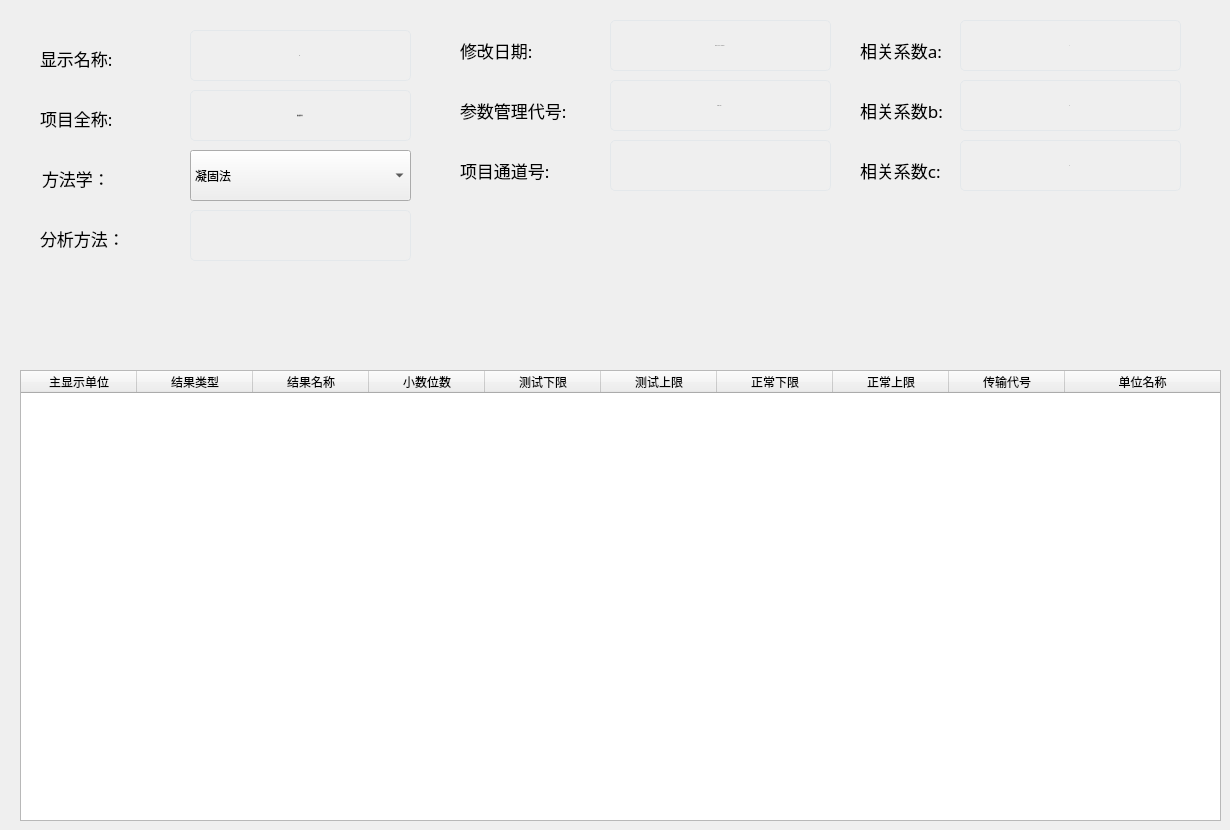
    <widget class="QWidget" name="tabProjectBase">
     <property name="styleSheet">
      <string notr="true">QWidget#page{
background-color: transparent;
}</string>
     </property>
     <widget class="QLineEdit" name="project_cn_name">
      <property name="geometry">
       <rect>
        <x>190</x>
        <y>90</y>
        <width>221</width>
        <height>51</height>
       </rect>
      </property>
      <property name="font">
       <font>
        <family>苹方 粗体</family>
        <pointsize>-1</pointsize>
        <weight>50</weight>
        <italic>false</italic>
        <bold>false</bold>
       </font>
      </property>
      <property name="focusPolicy">
       <enum>Qt::ClickFocus</enum>
      </property>
      <property name="styleSheet">
       <string notr="true">border:1px solid #E4E8EB;border-radius:5px;padding:2px 4px;background-color: transparent;color:#444444;
font:18px &quot;苹方 粗体&quot;;</string>
      </property>
      <property name="text">
       <string>凝血酶原时间</string>
      </property>
      <property name="alignment">
       <set>Qt::AlignCenter</set>
      </property>
     </widget>
     <widget class="QLabel" name="label_11">
      <property name="geometry">
       <rect>
        <x>42</x>
        <y>160</y>
        <width>81</width>
        <height>36</height>
       </rect>
      </property>
      <property name="font">
       <font>
        <family>苹方 粗体</family>
        <pointsize>13</pointsize>
        <weight>50</weight>
        <bold>false</bold>
       </font>
      </property>
      <property name="focusPolicy">
       <enum>Qt::NoFocus</enum>
      </property>
      <property name="text">
       <string>方法学：</string>
      </property>
     </widget>
     <widget class="QLineEdit" name="project_en_name">
      <property name="geometry">
       <rect>
        <x>190</x>
        <y>30</y>
        <width>221</width>
        <height>51</height>
       </rect>
      </property>
      <property name="font">
       <font>
        <family>苹方 粗体</family>
        <pointsize>-1</pointsize>
        <weight>50</weight>
        <italic>false</italic>
        <bold>false</bold>
       </font>
      </property>
      <property name="focusPolicy">
       <enum>Qt::ClickFocus</enum>
      </property>
      <property name="styleSheet">
       <string notr="true">border:1px solid #E4E8EB;border-radius:5px;padding:2px 4px;background-color: transparent;color:#444444;
font:18px &quot;苹方 粗体&quot;;</string>
      </property>
      <property name="text">
       <string>PT</string>
      </property>
      <property name="alignment">
       <set>Qt::AlignCenter</set>
      </property>
      <property name="readOnly">
       <bool>true</bool>
      </property>
     </widget>
     <widget class="QLabel" name="label_4">
      <property name="geometry">
       <rect>
        <x>40</x>
        <y>100</y>
        <width>81</width>
        <height>36</height>
       </rect>
      </property>
      <property name="font">
       <font>
        <family>苹方 粗体</family>
        <pointsize>13</pointsize>
        <weight>50</weight>
        <bold>false</bold>
       </font>
      </property>
      <property name="focusPolicy">
       <enum>Qt::NoFocus</enum>
      </property>
      <property name="text">
       <string>项目全称:</string>
      </property>
     </widget>
     <widget class="QLabel" name="label">
      <property name="geometry">
       <rect>
        <x>460</x>
        <y>30</y>
        <width>91</width>
        <height>41</height>
       </rect>
      </property>
      <property name="font">
       <font>
        <family>苹方 粗体</family>
        <pointsize>13</pointsize>
        <weight>50</weight>
        <bold>false</bold>
       </font>
      </property>
      <property name="focusPolicy">
       <enum>Qt::NoFocus</enum>
      </property>
      <property name="text">
       <string>修改日期:</string>
      </property>
     </widget>
     <widget class="QComboBox" name="test_analysis_method">
      <property name="enabled">
       <bool>true</bool>
      </property>
      <property name="geometry">
       <rect>
        <x>190</x>
        <y>150</y>
        <width>221</width>
        <height>51</height>
       </rect>
      </property>
      <property name="font">
       <font>
        <family>苹方 粗体</family>
        <weight>50</weight>
        <italic>false</italic>
        <bold>false</bold>
       </font>
      </property>
      <property name="focusPolicy">
       <enum>Qt::ClickFocus</enum>
      </property>
      <property name="layoutDirection">
       <enum>Qt::LeftToRight</enum>
      </property>
      <item>
       <property name="text">
        <string>凝固法</string>
       </property>
      </item>
      <item>
       <property name="text">
        <string>免疫比浊法</string>
       </property>
      </item>
      <item>
       <property name="text">
        <string>发色底物法</string>
       </property>
      </item>
     </widget>
     <widget class="QLabel" name="label_3">
      <property name="geometry">
       <rect>
        <x>40</x>
        <y>40</y>
        <width>81</width>
        <height>36</height>
       </rect>
      </property>
      <property name="font">
       <font>
        <family>苹方 粗体</family>
        <pointsize>13</pointsize>
        <weight>50</weight>
        <bold>false</bold>
       </font>
      </property>
      <property name="focusPolicy">
       <enum>Qt::NoFocus</enum>
      </property>
      <property name="text">
       <string>显示名称:</string>
      </property>
     </widget>
     <widget class="QLineEdit" name="change_time">
      <property name="geometry">
       <rect>
        <x>610</x>
        <y>20</y>
        <width>221</width>
        <height>51</height>
       </rect>
      </property>
      <property name="font">
       <font>
        <family>苹方 粗体</family>
        <pointsize>-1</pointsize>
        <weight>50</weight>
        <italic>false</italic>
        <bold>false</bold>
       </font>
      </property>
      <property name="focusPolicy">
       <enum>Qt::ClickFocus</enum>
      </property>
      <property name="styleSheet">
       <string notr="true">border:1px solid #E4E8EB;border-radius:5px;padding:2px 4px;background-color: transparent;color:#444444;
font:18px &quot;苹方 粗体&quot;;</string>
      </property>
      <property name="text">
       <string>2021/12/17 12:50:55</string>
      </property>
      <property name="alignment">
       <set>Qt::AlignCenter</set>
      </property>
      <property name="readOnly">
       <bool>true</bool>
      </property>
     </widget>
     <widget class="QLineEdit" name="manager_id">
      <property name="geometry">
       <rect>
        <x>610</x>
        <y>80</y>
        <width>221</width>
        <height>51</height>
       </rect>
      </property>
      <property name="font">
       <font>
        <family>苹方 粗体</family>
        <pointsize>-1</pointsize>
        <weight>50</weight>
        <italic>false</italic>
        <bold>false</bold>
       </font>
      </property>
      <property name="focusPolicy">
       <enum>Qt::ClickFocus</enum>
      </property>
      <property name="styleSheet">
       <string notr="true">border:1px solid #E4E8EB;border-radius:5px;padding:2px 4px;background-color: transparent;color:#444444;
font:18px &quot;苹方 粗体&quot;;</string>
      </property>
      <property name="text">
       <string>21081901</string>
      </property>
      <property name="alignment">
       <set>Qt::AlignCenter</set>
      </property>
      <property name="readOnly">
       <bool>true</bool>
      </property>
     </widget>
     <widget class="QLabel" name="label_2">
      <property name="geometry">
       <rect>
        <x>460</x>
        <y>90</y>
        <width>121</width>
        <height>41</height>
       </rect>
      </property>
      <property name="font">
       <font>
        <family>苹方 粗体</family>
        <pointsize>13</pointsize>
        <weight>50</weight>
        <bold>false</bold>
       </font>
      </property>
      <property name="focusPolicy">
       <enum>Qt::NoFocus</enum>
      </property>
      <property name="text">
       <string>参数管理代号:</string>
      </property>
     </widget>
     <widget class="CusCheckBox" name="is_used" native="true">
      <property name="geometry">
       <rect>
        <x>1040</x>
        <y>200</y>
        <width>181</width>
        <height>51</height>
       </rect>
      </property>
      <property name="font">
       <font>
        <family>苹方 粗体</family>
        <pointsize>13</pointsize>
       </font>
      </property>
     </widget>
     <widget class="CusCheckBox" name="is_related" native="true">
      <property name="geometry">
       <rect>
        <x>850</x>
        <y>200</y>
        <width>181</width>
        <height>51</height>
       </rect>
      </property>
      <property name="font">
       <font>
        <family>苹方 粗体</family>
        <pointsize>13</pointsize>
       </font>
      </property>
     </widget>
     <widget class="QTableWidget" name="resultTable">
      <property name="geometry">
       <rect>
        <x>20</x>
        <y>370</y>
        <width>1201</width>
        <height>451</height>
       </rect>
      </property>
      <property name="font">
       <font>
        <family>苹方 粗体</family>
        <pointsize>11</pointsize>
       </font>
      </property>
      <property name="focusPolicy">
       <enum>Qt::NoFocus</enum>
      </property>
      <property name="styleSheet">
       <string notr="true"/>
      </property>
      <property name="showGrid">
       <bool>false</bool>
      </property>
      <property name="columnCount">
       <number>10</number>
      </property>
      <attribute name="horizontalHeaderMinimumSectionSize">
       <number>25</number>
      </attribute>
      <attribute name="horizontalHeaderDefaultSectionSize">
       <number>116</number>
      </attribute>
      <attribute name="horizontalHeaderStretchLastSection">
       <bool>true</bool>
      </attribute>
      <attribute name="verticalHeaderVisible">
       <bool>false</bool>
      </attribute>
      <column>
       <property name="text">
        <string>主显示单位</string>
       </property>
      </column>
      <column>
       <property name="text">
        <string>结果类型</string>
       </property>
      </column>
      <column>
       <property name="text">
        <string>结果名称</string>
       </property>
      </column>
      <column>
       <property name="text">
        <string>小数位数</string>
       </property>
      </column>
      <column>
       <property name="text">
        <string>测试下限</string>
       </property>
      </column>
      <column>
       <property name="text">
        <string>测试上限</string>
       </property>
      </column>
      <column>
       <property name="text">
        <string>正常下限</string>
       </property>
      </column>
      <column>
       <property name="text">
        <string>正常上限</string>
       </property>
      </column>
      <column>
       <property name="text">
        <string>传输代号</string>
       </property>
      </column>
      <column>
       <property name="text">
        <string>单位名称</string>
       </property>
      </column>
     </widget>
     <widget class="CusCheckBox" name="ckxCalibrationUsed" native="true">
      <property name="geometry">
       <rect>
        <x>20</x>
        <y>290</y>
        <width>251</width>
        <height>51</height>
       </rect>
      </property>
      <property name="font">
       <font>
        <family>苹方 粗体</family>
        <pointsize>13</pointsize>
       </font>
      </property>
     </widget>
     <widget class="CusCheckBox" name="ckxRUsed" native="true">
      <property name="geometry">
       <rect>
        <x>270</x>
        <y>290</y>
        <width>251</width>
        <height>51</height>
       </rect>
      </property>
      <property name="font">
       <font>
        <family>苹方 粗体</family>
        <pointsize>13</pointsize>
       </font>
      </property>
     </widget>
     <widget class="CusCheckBox" name="ckxINRUsed" native="true">
      <property name="geometry">
       <rect>
        <x>520</x>
        <y>290</y>
        <width>251</width>
        <height>51</height>
       </rect>
      </property>
      <property name="font">
       <font>
        <family>苹方 粗体</family>
        <pointsize>13</pointsize>
       </font>
      </property>
     </widget>
     <widget class="CusCheckBox" name="ckxMdaUsed" native="true">
      <property name="geometry">
       <rect>
        <x>770</x>
        <y>290</y>
        <width>251</width>
        <height>51</height>
       </rect>
      </property>
      <property name="font">
       <font>
        <family>苹方 粗体</family>
        <pointsize>13</pointsize>
       </font>
      </property>
     </widget>
     <widget class="QLabel" name="label_5">
      <property name="geometry">
       <rect>
        <x>860</x>
        <y>30</y>
        <width>121</width>
        <height>41</height>
       </rect>
      </property>
      <property name="font">
       <font>
        <family>苹方 粗体</family>
        <pointsize>13</pointsize>
        <weight>50</weight>
        <bold>false</bold>
       </font>
      </property>
      <property name="focusPolicy">
       <enum>Qt::NoFocus</enum>
      </property>
      <property name="text">
       <string>相关系数a:</string>
      </property>
     </widget>
     <widget class="QLineEdit" name="xishu_a">
      <property name="geometry">
       <rect>
        <x>960</x>
        <y>20</y>
        <width>221</width>
        <height>51</height>
       </rect>
      </property>
      <property name="font">
       <font>
        <family>苹方 粗体</family>
        <pointsize>-1</pointsize>
        <weight>50</weight>
        <italic>false</italic>
        <bold>false</bold>
       </font>
      </property>
      <property name="focusPolicy">
       <enum>Qt::ClickFocus</enum>
      </property>
      <property name="styleSheet">
       <string notr="true">border:1px solid #E4E8EB;border-radius:5px;padding:2px 4px;background-color: transparent;color:#444444;
font:18px &quot;苹方 粗体&quot;;</string>
      </property>
      <property name="text">
       <string>1</string>
      </property>
      <property name="alignment">
       <set>Qt::AlignCenter</set>
      </property>
      <property name="readOnly">
       <bool>false</bool>
      </property>
     </widget>
     <widget class="QLabel" name="label_6">
      <property name="geometry">
       <rect>
        <x>860</x>
        <y>90</y>
        <width>121</width>
        <height>41</height>
       </rect>
      </property>
      <property name="font">
       <font>
        <family>苹方 粗体</family>
        <pointsize>13</pointsize>
        <weight>50</weight>
        <bold>false</bold>
       </font>
      </property>
      <property name="focusPolicy">
       <enum>Qt::NoFocus</enum>
      </property>
      <property name="text">
       <string>相关系数b:</string>
      </property>
     </widget>
     <widget class="QLineEdit" name="xishu_b">
      <property name="geometry">
       <rect>
        <x>960</x>
        <y>80</y>
        <width>221</width>
        <height>51</height>
       </rect>
      </property>
      <property name="font">
       <font>
        <family>苹方 粗体</family>
        <pointsize>-1</pointsize>
        <weight>50</weight>
        <italic>false</italic>
        <bold>false</bold>
       </font>
      </property>
      <property name="focusPolicy">
       <enum>Qt::ClickFocus</enum>
      </property>
      <property name="styleSheet">
       <string notr="true">border:1px solid #E4E8EB;border-radius:5px;padding:2px 4px;background-color: transparent;color:#444444;
font:18px &quot;苹方 粗体&quot;;</string>
      </property>
      <property name="text">
       <string>0</string>
      </property>
      <property name="alignment">
       <set>Qt::AlignCenter</set>
      </property>
      <property name="readOnly">
       <bool>false</bool>
      </property>
     </widget>
     <widget class="QLabel" name="label_12">
      <property name="geometry">
       <rect>
        <x>460</x>
        <y>150</y>
        <width>121</width>
        <height>41</height>
       </rect>
      </property>
      <property name="font">
       <font>
        <family>苹方 粗体</family>
        <pointsize>13</pointsize>
        <weight>50</weight>
        <bold>false</bold>
       </font>
      </property>
      <property name="focusPolicy">
       <enum>Qt::NoFocus</enum>
      </property>
      <property name="text">
       <string>项目通道号:</string>
      </property>
     </widget>
     <widget class="QLineEdit" name="project_lis_code">
      <property name="geometry">
       <rect>
        <x>610</x>
        <y>140</y>
        <width>221</width>
        <height>51</height>
       </rect>
      </property>
      <property name="font">
       <font>
        <family>苹方 粗体</family>
        <pointsize>-1</pointsize>
        <weight>50</weight>
        <italic>false</italic>
        <bold>false</bold>
       </font>
      </property>
      <property name="focusPolicy">
       <enum>Qt::ClickFocus</enum>
      </property>
      <property name="styleSheet">
       <string notr="true">border:1px solid #E4E8EB;border-radius:5px;padding:2px 4px;background-color: transparent;color:#444444;
font:18px &quot;苹方 粗体&quot;;</string>
      </property>
      <property name="text">
       <string/>
      </property>
      <property name="alignment">
       <set>Qt::AlignCenter</set>
      </property>
      <property name="readOnly">
       <bool>false</bool>
      </property>
     </widget>
     <widget class="QLabel" name="label_39">
      <property name="geometry">
       <rect>
        <x>40</x>
        <y>220</y>
        <width>81</width>
        <height>36</height>
       </rect>
      </property>
      <property name="font">
       <font>
        <family>苹方 粗体</family>
        <pointsize>13</pointsize>
        <weight>50</weight>
        <bold>false</bold>
       </font>
      </property>
      <property name="focusPolicy">
       <enum>Qt::NoFocus</enum>
      </property>
      <property name="text">
       <string>分析方法：</string>
      </property>
     </widget>
     <widget class="QLineEdit" name="ldt_methon">
      <property name="geometry">
       <rect>
        <x>190</x>
        <y>210</y>
        <width>221</width>
        <height>51</height>
       </rect>
      </property>
      <property name="font">
       <font>
        <family>苹方 粗体</family>
        <pointsize>-1</pointsize>
        <weight>50</weight>
        <italic>false</italic>
        <bold>false</bold>
       </font>
      </property>
      <property name="focusPolicy">
       <enum>Qt::ClickFocus</enum>
      </property>
      <property name="styleSheet">
       <string notr="true">border:1px solid #E4E8EB;border-radius:5px;padding:2px 4px;background-color: transparent;color:#444444;
font:18px &quot;苹方 粗体&quot;;</string>
      </property>
      <property name="text">
       <string/>
      </property>
      <property name="alignment">
       <set>Qt::AlignCenter</set>
      </property>
      <property name="readOnly">
       <bool>true</bool>
      </property>
     </widget>
     <widget class="QLabel" name="label_xishuc">
      <property name="geometry">
       <rect>
        <x>860</x>
        <y>150</y>
        <width>121</width>
        <height>41</height>
       </rect>
      </property>
      <property name="font">
       <font>
        <family>苹方 粗体</family>
        <pointsize>13</pointsize>
        <weight>50</weight>
        <bold>false</bold>
       </font>
      </property>
      <property name="focusPolicy">
       <enum>Qt::NoFocus</enum>
      </property>
      <property name="text">
       <string>相关系数c:</string>
      </property>
     </widget>
     <widget class="QLineEdit" name="sample_warmup_length">
      <property name="geometry">
       <rect>
        <x>960</x>
        <y>140</y>
        <width>221</width>
        <height>51</height>
       </rect>
      </property>
      <property name="font">
       <font>
        <family>苹方 粗体</family>
        <pointsize>-1</pointsize>
        <weight>50</weight>
        <italic>false</italic>
        <bold>false</bold>
       </font>
      </property>
      <property name="focusPolicy">
       <enum>Qt::ClickFocus</enum>
      </property>
      <property name="styleSheet">
       <string notr="true">border:1px solid #E4E8EB;border-radius:5px;padding:2px 4px;background-color: transparent;color:#444444;
font:18px &quot;苹方 粗体&quot;;</string>
      </property>
      <property name="text">
       <string>0</string>
      </property>
      <property name="alignment">
       <set>Qt::AlignCenter</set>
      </property>
      <property name="readOnly">
       <bool>false</bool>
      </property>
     </widget>
    </widget>
